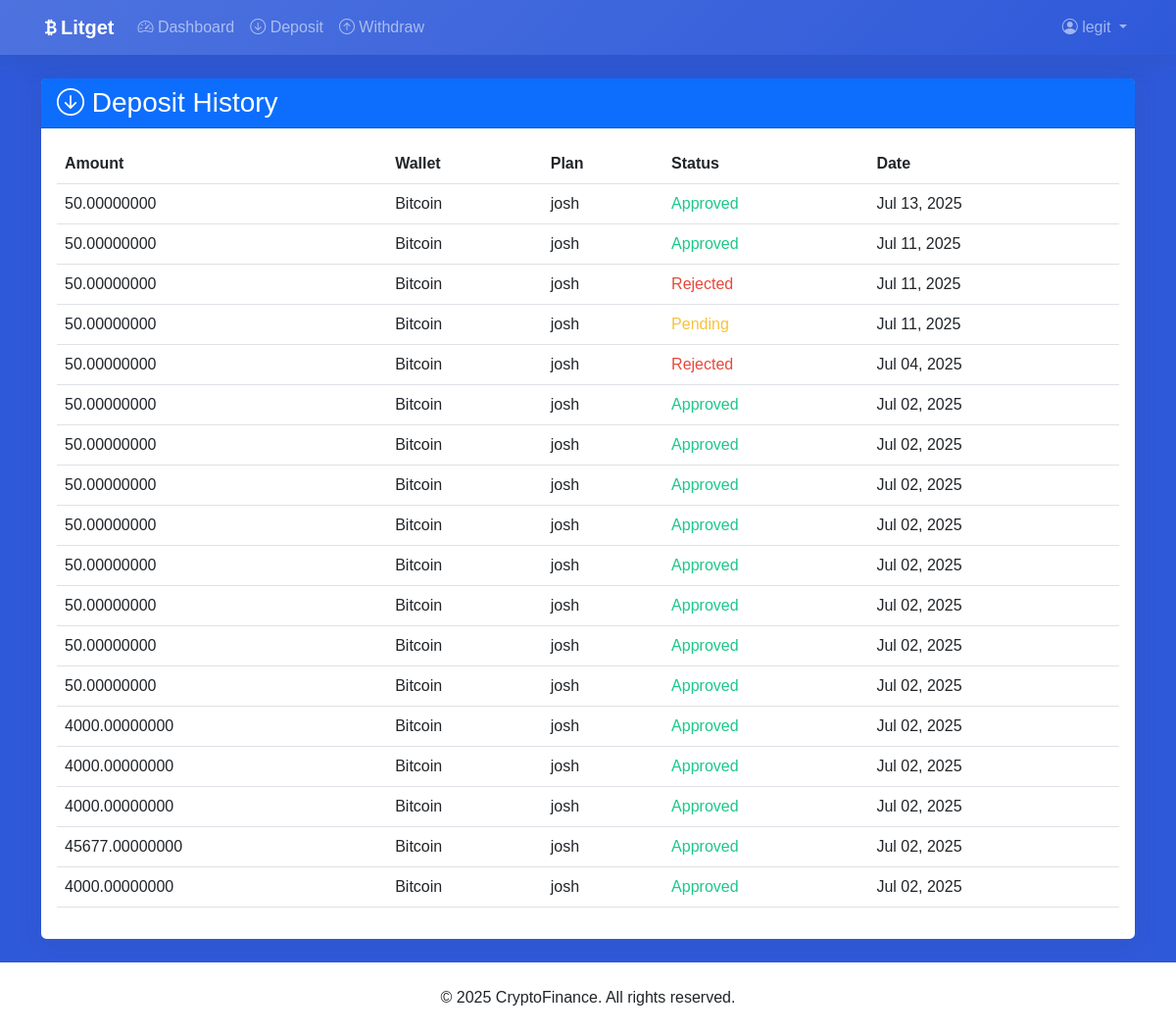
The page /deposit_history/ (signed in) on the database its author committed.
### myapp/models.py (models this page shows, shortened)
class User(AbstractUser):
    balance = models.DecimalField(max_digits=20, decimal_places=8, default=0)
    hide_balance = models.BooleanField(default=False)
    referral_code = models.UUIDField(default=uuid.uuid4, editable=True, unique=True)
    referred_by = models.ForeignKey('self', null=True, blank=True, on_delete=models.SET_NULL, related_name='referrals')
    total_earned = models.DecimalField(max_digits=20, decimal_places=8, default=0)
    groups = models.ManyToManyField(
        Group,
        verbose_name='groups',
        blank=True,
        help_text='The groups this user belongs to.',
        related_name="custom_user_set",  # Changed from default
        related_query_name="user",
    )
    user_permissions = models.ManyToManyField(
        Permission,
        verbose_name='user permissions',
        blank=True,
        help_text='Specific permissions for this user.',
        related_name="custom_user_set",  # Changed from default
        related_query_name="user",
    )

class Deposit(models.Model):
    STATUS_CHOICES = (
        ('PENDING', 'Pending'),
        ('APPROVED', 'Approved'),
        ('REJECTED', 'Rejected'),
    )
    user = models.ForeignKey(User, on_delete=models.CASCADE)
    plan = models.ForeignKey(DepositPlan,  on_delete=models.CASCADE, blank=True,null=True)
    amount = models.DecimalField(max_digits=20, decimal_places=8, validators=[MinValueValidator(Decimal('0.00000001'))])
    wallet_type = models.CharField(max_length=10, choices=WalletAddress.WALLET_TYPES)
    proof = models.ImageField(upload_to='deposit_proofs/')
    status = models.CharField(max_length=10, choices=STATUS_CHOICES, default='PENDING')
    created_at = models.DateTimeField(auto_now_add=True)
    approved_at = models.DateTimeField(null=True, blank=True)
    transaction_hash = models.CharField(max_length=100, blank=True, null=True)

class DepositPlan(models.Model):
    name = models.CharField(max_length=100)
    daily_percentage = models.DecimalField(max_digits=5, decimal_places=2)
    referral_percentage = models.DecimalField(max_digits=5, decimal_places=2)
    min_amount = models.DecimalField(max_digits=20, decimal_places=8)
    max_amount = models.DecimalField(max_digits=20, decimal_places=8, null=True, blank=True)
    is_active = models.BooleanField(default=True)

### myapp/views.py (the view)
# urls.py: path('deposit_history/', views.deposit_history, name='deposit_history'),
@login_required
def deposit_history(request):
    deposits = Deposit.objects.filter(user=request.user).order_by('-created_at')
    return render(request, 'myapp/deposit_history.html', {'deposits': deposits})

### myapp/templates/myapp/deposit_history.html
{% extends 'myapp/base.html' %}
{% block content %}
<div class="row">
    <div class="col-12">
        <div class="card">
            <div class="card-header bg-primary text-white">
                <h3 class="mb-0"><i class="bi bi-arrow-down-circle"></i> Deposit History</h3>
            </div>
            <div class="card-body">
                <div class="table-responsive">
                    <table class="table table-hover">
                        <thead>
                            <tr>
                                <th>Amount</th>
                                <th>Wallet</th>
                                <th>Plan</th>
                                <th>Status</th>
                                <th>Date</th>
                            </tr>
                        </thead>
                        <tbody>
                            {% for deposit in deposits %}
                            <tr>
                                <td>{{ deposit.amount|floatformat:8 }}</td>
                                <td>{{ deposit.get_wallet_type_display }}</td>
                                <td>{{ deposit.plan.name }}</td>
                                <td><span class="status-{{ deposit.status|lower }}">{{ deposit.get_status_display }}</span></td>
                                <td>{{ deposit.created_at|date:"M d, Y" }}</td>
                            </tr>
                            {% empty %}
                            <tr>
                                <td colspan="5" class="text-center">No deposits yet</td>
                            </tr>
                            {% endfor %}
                        </tbody>
                    </table>
                </div>
            </div>
        </div>
    </div>
</div>
{% endblock %}

### myapp/templates/myapp/base.html (shortened to what this page needs)
<!DOCTYPE html>
<html lang="en">
<head>
    <link href="https://cdn.jsdelivr.net/npm/bootstrap@5.3.0/dist/css/bootstrap.min.css" rel="stylesheet">
    <link rel="stylesheet" href="https://cdn.jsdelivr.net/npm/bootstrap-icons@1.10.0/font/bootstrap-icons.css">
</head>
<body>
    <nav class="navbar navbar-expand-lg navbar-dark sticky-top">
        <div class="container">
            <a class="navbar-brand fw-bold" href="{% url 'dashboard' %}">
                <i class="bi bi-currency-bitcoin"></i>Litget
            </a>
            <div class="collapse navbar-collapse" id="navbarNav">
                <ul class="navbar-nav me-auto">
                    {% if user.is_authenticated %}
                        <li class="nav-item">
                            <a class="nav-link" href="{% url 'dashboard' %}">
                                <i class="bi bi-speedometer2"></i> Dashboard
                            </a>
                        </li>
                        <li class="nav-item">
                            <a class="nav-link" href="{% url 'create_deposit' %}">
                                <i class="bi bi-arrow-down-circle"></i> Deposit
                            </a>
                        </li>
                        <li class="nav-item">
                            <a class="nav-link" href="{% url 'create_withdrawal' %}">
                                <i class="bi bi-arrow-up-circle"></i> Withdraw
                            </a>
                        </li>
                    {% endif %}
                </ul>
                <ul class="navbar-nav">
                    {% if user.is_authenticated %}
                        <li class="nav-item dropdown">
                            <a class="nav-link dropdown-toggle" href="#" id="navbarDropdown" role="button" data-bs-toggle="dropdown">
                                <i class="bi bi-person-circle"></i> {{ user.username }}
                            </a>
                        </li>
                    {% endif %}
                </ul>
            </div>
        </div>
    </nav>
    <main class="container py-4">
        {% block content %}{% endblock %}
    </main>
    <footer class="py-4 mt-auto bg-white">
        <div class="container text-center">
            <p class="mb-0">&copy; {% now "Y" %} CryptoFinance. All rights reserved.</p>
        </div>
    </footer>
</body>
</html>

### myapp/templates/myapp/base.html (style rules this page uses)
:root { --primary: #4e73df; --secondary: #2e59d9; --success: #1cc88a; --info: #36b9cc; --warning: #f6c23e; --danger: #e74a3b; --light: #f8f9fc; --dark: #0c0c0c; }
body { background-color: var(--secondary); font-family: 'Nunito', sans-serif; }
.navbar { background: linear-gradient(135deg, var(--primary) 0%, var(--secondary) 100%); box-shadow: 0 0.15rem 1.75rem 0 rgba(58, 59, 69, 0.15); }
.card { border: none; border-radius: 0.35rem; box-shadow: 0 0.15rem 1.75rem 0 rgba(58, 59, 69, 0.1); transition: all 0.3s ease; }
.status-pending { color: var(--warning); }
.status-approved { color: var(--success); }
.status-rejected { color: var(--danger); }

### rows shown on the page
User: username "legit"
Deposit: amount "50.00000000", wallet_type "Bitcoin", plan.name "josh", status "Approved", created_at "Jul 13, 2025"
Deposit: amount "50.00000000", wallet_type "Bitcoin", plan.name "josh", status "Approved", created_at "Jul 11, 2025"
Deposit: amount "50.00000000", wallet_type "Bitcoin", plan.name "josh", status "Rejected", created_at "Jul 11, 2025"
Deposit: amount "50.00000000", wallet_type "Bitcoin", plan.name "josh", status "Pending", created_at "Jul 11, 2025"
Deposit: amount "50.00000000", wallet_type "Bitcoin", plan.name "josh", status "Rejected", created_at "Jul 04, 2025"
Deposit: amount "50.00000000", wallet_type "Bitcoin", plan.name "josh", status "Approved", created_at "Jul 02, 2025"
Deposit: amount "50.00000000", wallet_type "Bitcoin", plan.name "josh", status "Approved", created_at "Jul 02, 2025"
Deposit: amount "50.00000000", wallet_type "Bitcoin", plan.name "josh", status "Approved", created_at "Jul 02, 2025"
Deposit: amount "50.00000000", wallet_type "Bitcoin", plan.name "josh", status "Approved", created_at "Jul 02, 2025"
Deposit: amount "50.00000000", wallet_type "Bitcoin", plan.name "josh", status "Approved", created_at "Jul 02, 2025"
Deposit: amount "50.00000000", wallet_type "Bitcoin", plan.name "josh", status "Approved", created_at "Jul 02, 2025"
Deposit: amount "50.00000000", wallet_type "Bitcoin", plan.name "josh", status "Approved", created_at "Jul 02, 2025"
Deposit: amount "50.00000000", wallet_type "Bitcoin", plan.name "josh", status "Approved", created_at "Jul 02, 2025"
Deposit: amount "4000.00000000", wallet_type "Bitcoin", plan.name "josh", status "Approved", created_at "Jul 02, 2025"
Deposit: amount "4000.00000000", wallet_type "Bitcoin", plan.name "josh", status "Approved", created_at "Jul 02, 2025"
Deposit: amount "4000.00000000", wallet_type "Bitcoin", plan.name "josh", status "Approved", created_at "Jul 02, 2025"
Deposit: amount "45677.00000000", wallet_type "Bitcoin", plan.name "josh", status "Approved", created_at "Jul 02, 2025"
Deposit: amount "4000.00000000", wallet_type "Bitcoin", plan.name "josh", status "Approved", created_at "Jul 02, 2025"
